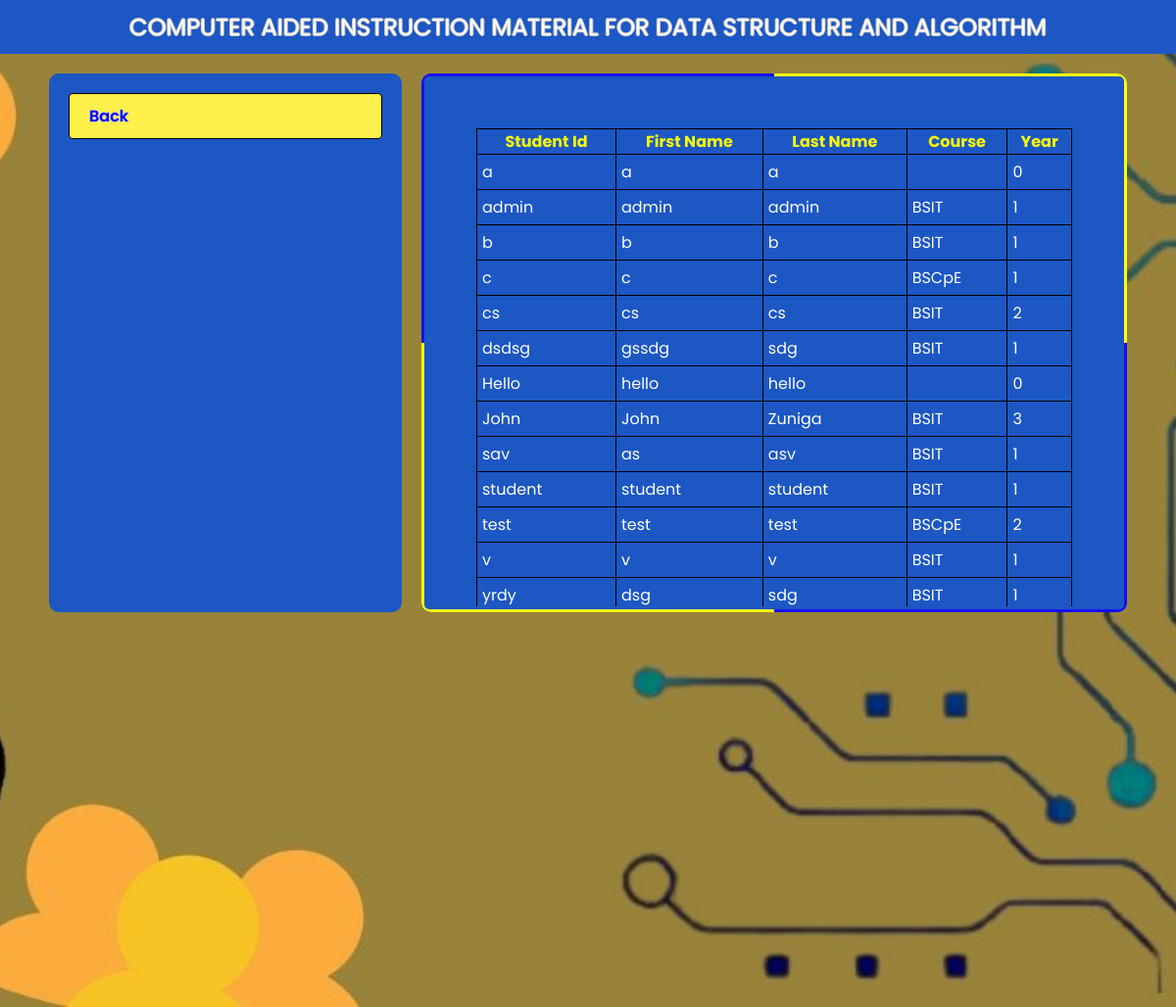
Screenshot of /login-data (signed in) with the database file from the repository.
### tables this page shows
CREATE TABLE `user` (
  `student_number` varchar(30) NOT NULL,
  `role` varchar(30) NOT NULL,
  `username` varchar(30) NOT NULL,
  `password` varchar(30) NOT NULL,
  `email` varchar(30) NOT NULL,
  `first_name` varchar(30) NOT NULL,
  `middle_name` varchar(30) NOT NULL,
  `last_name` varchar(30) NOT NULL,
  `gender` varchar(30) NOT NULL,
  `course_id` varchar(30) NOT NULL,
  `year` int(11) NOT NULL,
  `birthdate` date NOT NULL,
  `profile` varchar(100) DEFAULT NULL
);

### db/UserDb.php (called while the page is built, shortened)
<?php
require_once 'autoload.php';
class UserDb
{
    public static function getUsers()
    {
        $conn = Database::open();
        $stmt = $conn->prepare("SELECT * FROM user");
        $stmt->execute();
        $users = array();
        $result = $stmt->get_result();
        while ($data = $result->fetch_assoc()) {
            $user = new User(
                $data["student_number"],
                $data["username"],
                $data["password"],
                $data["email"],
                $data["first_name"],
                $data["middle_name"],
                $data["last_name"],
                $data["gender"],
                $data["course_id"],
                $data["year"],
                $data["birthdate"]
            );
            $user->setRole($data['role']);
            $user->setProfile($data['profile']);;
            array_push($users, $user);
        }
        return $users;
    }
}

### autoload.php (called while the page is built, shortened)
<?php
spl_autoload_register(function ($className) {
    $file = __DIR__ . '\\' . $className . '.php';
    $file = str_replace('\\', DIRECTORY_SEPARATOR, $file);
});

### model/user/User.php (called while the page is built, shortened)
<?php
class User
{
    private $id;
    private $fName;
    private $lName;
    private $course;
    private $year;
    public function __construct($id, $username, $password, $email, $fName, $mName, $lName, $gender, $course, $year, $birthdate)
    {
        $this->id = $id;
        $this->fName = $fName;
        $this->lName = $lName;
        $this->course = $course;
        $this->year = $year;
    }
    public function getId()
    {
        return $this->id;
    }
    public function getFName()
    {
        return $this->fName;
    }
    public function getLName()
    {
        return $this->lName;
    }
    public function getCourse()
    {
        return $this->course;
    }
    public function getYear()
    {
        return $this->year;
    }
}

### views/admin/login-data.php (the view, shortened to what this page needs)
<?php
require_once 'autoload.php';
?>
<!DOCTYPE html>
<html lang="en">
<head>
    <link rel="stylesheet" href="./resources/css/style.css">
</head>
<body>
    <section class="main-wrapper bg bg-dashboard">
        <header class="header">COMPUTER AIDED INSTRUCTION MATERIAL FOR DATA STRUCTURE AND ALGORITHM</header>
        <section class="content">
            <div class="content-left">
                <nav class="nav">
                    <a href="./accounts" class="nav__link btn">Back</a>
                </nav>
            </div>
            <div class="content-right rainbow">
                <section class="filler">
                    <table class="styled-tabled">
                        <thead>
                            <tr>
                                <th>Student Id</th>
                                <th>First Name</th>
                                <th>Last Name</th>
                                <th>Course</th>
                                <th>Year</th>
                            </tr>
                        </thead>
                        <tbody>
                            <?php
                            foreach (UserDb::getUsers() as $user) {
                                $id = $user->getId();
                                $fname = $user->getFname();
                                $lname = $user->getLname();
                                $course = $user->getCourse();
                                $year = $user->getYear();
                                echo "<tr>";
                                echo "<td>$id</td>";
                                echo "<td>$fname</td>";
                                echo "<td>$lname</td>";
                                echo "<td>$course</td>";
                                echo "<td>$year</td>";
                                echo "</tr>";
                            }
                            ?>
                        </tbody>
                    </table>
                </section>
            </div>
        </section>
    </section>
</body>
</html>

### index.php (shortened to what this page needs)
<?php
$request = $_SERVER['REQUEST_URI'];
require_once './autoload.php';
$base = '/caid/';
switch ($request) {
    case $base . 'login-data':
        require __DIR__ . '/views/admin/login-data.php';
        break;
}

### resources/css/style.css (style rules this page uses)
:root { --color-blue: rgb(28, 87, 196); --color-yellow: #fff04b; }
* { margin: 0; padding: 0; box-sizing: border-box; font-family: "poppins", sans-serif; }
a { text-decoration: none; }
.rainbow { position: relative; z-index: 0; overflow: hidden; border-radius: inherit; }
.rainbow::before { content: ""; position: absolute; z-index: -2; left: -50%; top: -50%; width: 200%; height: 200%; background-color: inherit; background-repeat: no-repeat; background-size: 50% 50%, 50% 50%; background-position: 0 0, 100% 0, 100% 100%, 0 100%; background-image: linear-gradient(#180cff, #180cff), linear-gradient(#ffff03, #ffff03), linear-gradient(#180cff, #180cff), linear-gradient(#ffff03, #ffff03); animation: rotate 15s linear infinite; }
.rainbow::after { content: ""; position: absolute; z-index: -1; left: 3px; top: 3px; width: calc(100% - 6px); height: calc(100% - 6px); background: inherit; border-radius: 5px; animation: opacityChange 5s infinite alternate; }
.main-wrapper { max-width: 1400px; height: 100vh; margin: 0 auto; padding-bottom: 20px; }
.header { text-align: center; color: white; padding-block: 10px; background-color: rgb(28, 87, 196); font-size: 24px; text-shadow: 1px 0 0 rgb(200, 200, 200), 0 -1px 0 rgb(200, 200, 200), 0 1px 0 rgb(200, 200, 200), -1px 0 0 rgb(200, 200, 200); }
.content { height: 90%; display: grid; grid-template-columns: 1fr 2fr; gap: 20px; margin-top: 20px; padding-inline: 50px; }
.nav { padding: 20px; display: flex; flex-direction: column; gap: 10px; }
.nav__link { font-weight: 600; word-break: break-all; }
.content-right, .content-left { height: 100%; max-height: 550px; border-radius: 10px; }
.content-right { background-color: var(--color-blue); }
.content-left { background-color: var(--color-blue); overflow-y: auto; }
.btn { cursor: pointer; padding: 10px 20px; border: 1px solid black; outline: none; background: #fff04b; border-radius: 4px; text-shadow: 1px 0 0 rgb(200, 200, 200), 0 -1px 0 rgb(200, 200, 200), 0 1px 0 rgb(200, 200, 200), -1px 0 0 rgb(200, 200, 200); }
.bg { background-position: center; background-repeat: no-repeat; background-size: cover; }
.bg-dashboard { background-image: url("../images/bg/Dashboard.jpg"); }

### views/admin/login-data.php (style rules this page uses)
.content-right { padding: 6px; background-color: var(--color-blue); }
.filler { display: grid; grid-template-columns: 1fr; padding-block: 50px; padding-inline: 50px; gap: 20px; height: 100%; overflow-y: auto; border-radius: 10px; }
table, tr, td { color: white; }
th { color: yellow; }
table, th, td { border: 1px solid black; border-collapse: collapse; }
td { padding: 5px; }

### rows the page displays
user: student_number "a", first_name "a", last_name "a", year "0"
user: student_number "admin", first_name "admin", last_name "admin", course "BSIT", year "1"
user: student_number "b", first_name "b", last_name "b", course "BSIT", year "1"
user: student_number "c", first_name "c", last_name "c", course "BSCpE", year "1"
user: student_number "cs", first_name "cs", last_name "cs", course "BSIT", year "2"
user: student_number "dsdsg", first_name "gssdg", last_name "sdg", course "BSIT", year "1"
user: student_number "Hello", first_name "hello", last_name "hello", year "0"
user: student_number "John", first_name "John", last_name "Zuniga", course "BSIT", year "3"
user: student_number "sav", first_name "as", last_name "asv", course "BSIT", year "1"
user: student_number "student", first_name "student", last_name "student", course "BSIT", year "1"
user: student_number "test", first_name "test", last_name "test", course "BSCpE", year "2"
user: student_number "v", first_name "v", last_name "v", course "BSIT", year "1"
user: student_number "yrdy", first_name "dsg", last_name "sdg", course "BSIT", year "1"
